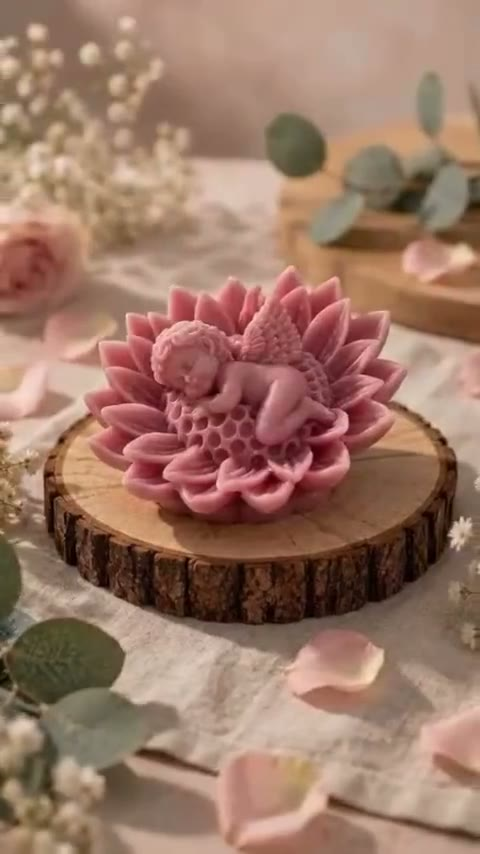
#> input picture media/videos/anjo-sobre-flor.jpg, 480 x 854 px
$ python -i imagens.py   (imports and definitions only)
#> lines starting #> are read from the running program, lines starting #| are printed output that depends on the picture
#!/usr/bin/env python3
"""Imagens do site: versões para a web, cartões de partilha, o logótipo e os ícones.

Lê:
  media/fotos/*.jpg            as fotografias (cada uma tem de estar em content/fotos.json, com o
                               texto alternativo e, se for preciso, o ponto de foco)
  media/videos/*.jpg           a capa de cada vídeo
  media/marca/logo.png         o logótipo inteiro (o cartão de partilha da página inicial)
  media/marca/logo-simbolo.png o símbolo (a chama na vela): os ícones da aba e do ecrã inicial
  media/marca/logo-horizontal.png  o símbolo ao lado do nome: o cabeçalho
  media/marca/logo-horizontal-branco.png  o mesmo em branco, para o rodapé (scripts/logo-grosso.py, que faz também o -cabecalho)
  media/icones/*.png           os ícones das categorias e das secções (as capas dos destaques)
  content/produtos/*.json      para saber a primeira fotografia de cada artigo (o cartão de partilha)

As peças do logótipo são as da cliente, só recortadas (nunca redesenhadas nem recoloridas).

Escreve em .cache/imagens/ (fica entre publicações; cada ficheiro leva no nome um resumo do
original, por isso só se refaz o que mudou) e um manifesto, .cache/imagens/manifesto.json, que o
scripts/build.mjs lê para escrever os <picture> e copia para _site/assets/img/.

    python3 scripts/imagens.py              # faz o que falta
    python3 scripts/imagens.py --verificar  # só confere que fotos.json e media/fotos batem certo
"""
import glob
import hashlib
import json
import os
import sys

from PIL import Image, ImageOps, features

RAIZ = os.path.abspath(os.path.join(os.path.dirname(__file__), '..'))
FOTOS = os.path.join(RAIZ, 'media', 'fotos')
VIDEOS = os.path.join(RAIZ, 'media', 'videos')
MARCA = os.path.join(RAIZ, 'media', 'marca')
ICONES = os.path.join(RAIZ, 'media', 'icones')
INDICE = os.path.join(RAIZ, 'content', 'fotos.json')
PRODUTOS = os.path.join(RAIZ, 'content', 'produtos')
CACHE = os.path.join(RAIZ, '.cache', 'imagens')

LARGURAS = [360, 540, 720, 960, 1280, 1600]
QUALIDADE_AVIF = 55
QUALIDADE_WEBP = 80
PARTILHA = (1200, 630)
CREME = (248, 240, 228)          # o creme do site (#F8F0E4): o fundo dos cartões de partilha
FORMATOS = ('avif', 'webp') if features.check('avif') else ('webp',)
VERSAO = f'v1-{LARGURAS}-{QUALIDADE_AVIF}-{QUALIDADE_WEBP}-{PARTILHA}'


def resumo(*caminhos, extra=''):
#> called with extra = 'cartao-logo'
    h = hashlib.sha256((VERSAO + extra).encode())
    for c in caminhos:
        with open(c, 'rb') as f:
            h.update(f.read())
    return h.hexdigest()[:10]


# [4 lines left out: function abrir, not called in this run]


def guardar(im, destino, formato):
    if os.path.exists(destino):
        return
    tmp = destino + '.tmp'
    if formato == 'avif':
        im.save(tmp, 'AVIF', quality=QUALIDADE_AVIF, speed=6)
    elif formato == 'webp':
        im.save(tmp, 'WEBP', quality=QUALIDADE_WEBP, method=6)
    elif formato == 'png':
        im.save(tmp, 'PNG', optimize=True)
    else:
        im.save(tmp, 'JPEG', quality=84, optimize=True, progressive=True)
    os.replace(tmp, destino)


# [27 lines left out: functions medidas, versoes, not called in this run]


# As duas versões que o PAINEL mostra (o painel só sabe o nome da fotografia, não o resumo das
# versões web): a miniatura das grelhas e a grande da janela de cada fotografia.
PAINEL = {'miniatura': 320, 'grande': 1024}


# [36 lines left out: functions para_o_painel, cartao_produto, not called in this run]


def cartao_logotipo(logo):
    """O cartão da página inicial e das páginas sem artigo: só o logótipo, ao centro, no creme."""
    h = resumo(logo, __file__, extra='cartao-logo')
    destino = os.path.join(CACHE, f'marca-{h}-partilha.jpg')
    if not os.path.exists(destino):
        marca = Image.open(logo).convert('RGBA')
        alto = min(480, marca.height)   # nunca aumentar o logótipo
#> alto = 480
        largo = round(marca.width * alto / marca.height)
#> largo = 270
        marca = marca.resize((largo, alto), Image.LANCZOS)
#> marca: PIL image 270x480 RGBA
        cartao = Image.new('RGBA', PARTILHA, CREME + (255,))
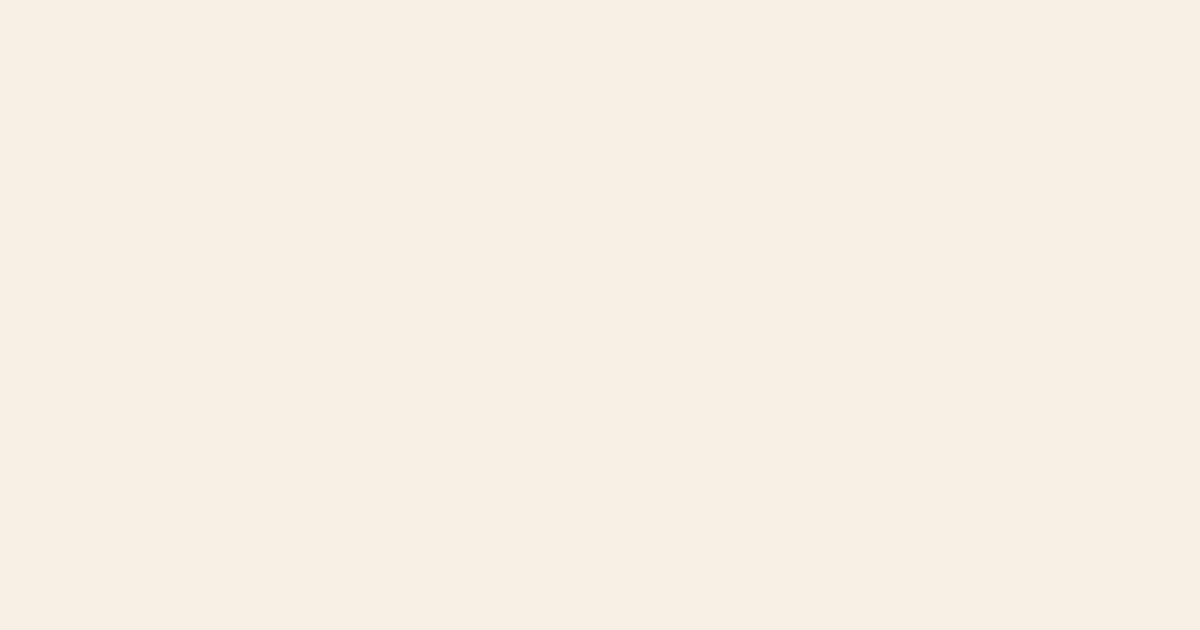
#> cartao: PIL image 1200x630 RGBA; mean R, G, B, A 248, 240, 228, 255
        cartao.alpha_composite(marca, ((PARTILHA[0] - largo) // 2, (PARTILHA[1] - alto) // 2))
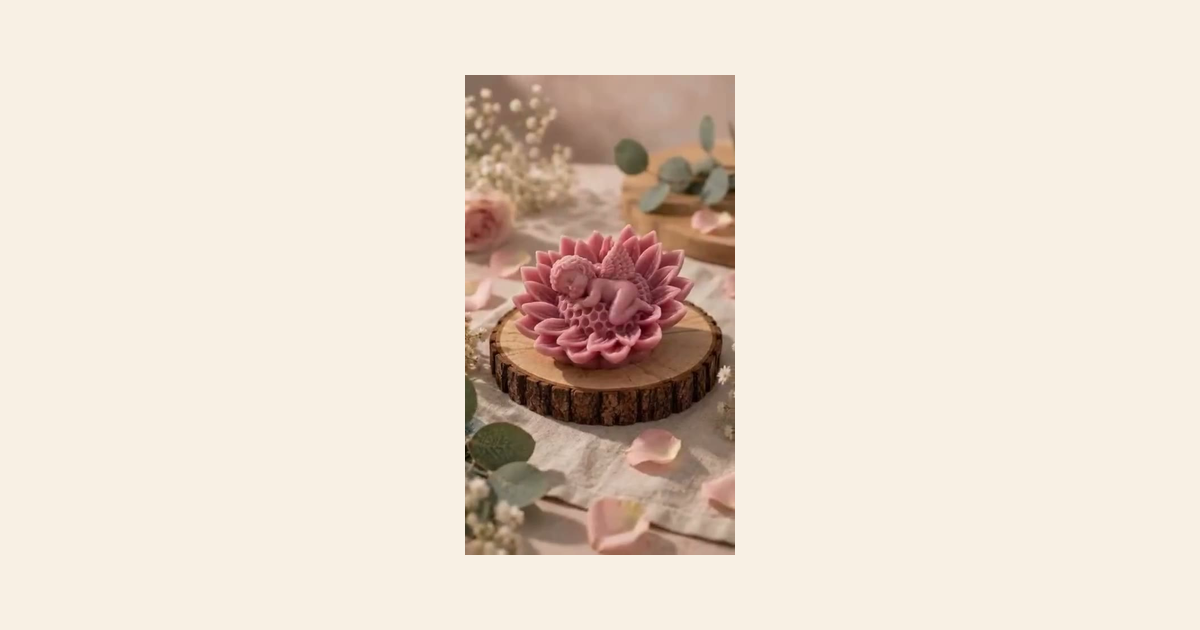
#> cartao: PIL image 1200x630 RGBA; mean R, G, B, A 232.2, 219.3, 206.4, 255
        guardar(cartao.convert('RGB'), destino, 'jpg')
    return os.path.basename(destino)


PECAS_DA_MARCA = {
    # media/marca/<nome>.png: as alturas em px que o site pede (1x, 2x, 3x)
    'logo-horizontal': (40, 50, 80, 100, 150),   # o cabeçalho (40 e 50 px)
    'logo-horizontal-cabecalho': (40, 50, 80, 100, 150),   # o cabeçalho, com o traço mais grosso (scripts/logo-grosso.py)
    'logo-horizontal-branco': (64, 72, 128, 144, 216),     # o rodapé terracota (scripts/logo-grosso.py)
}


# [160 lines left out: functions pecas_da_marca, logotipo, icones, verificar, anotar, principal, not called in this run]


# [2 lines not run here, left out]

>>> result = cartao_logotipo('../media/videos/anjo-sobre-flor.jpg')

$ run again, on media/videos/bastidores-atelier.jpg
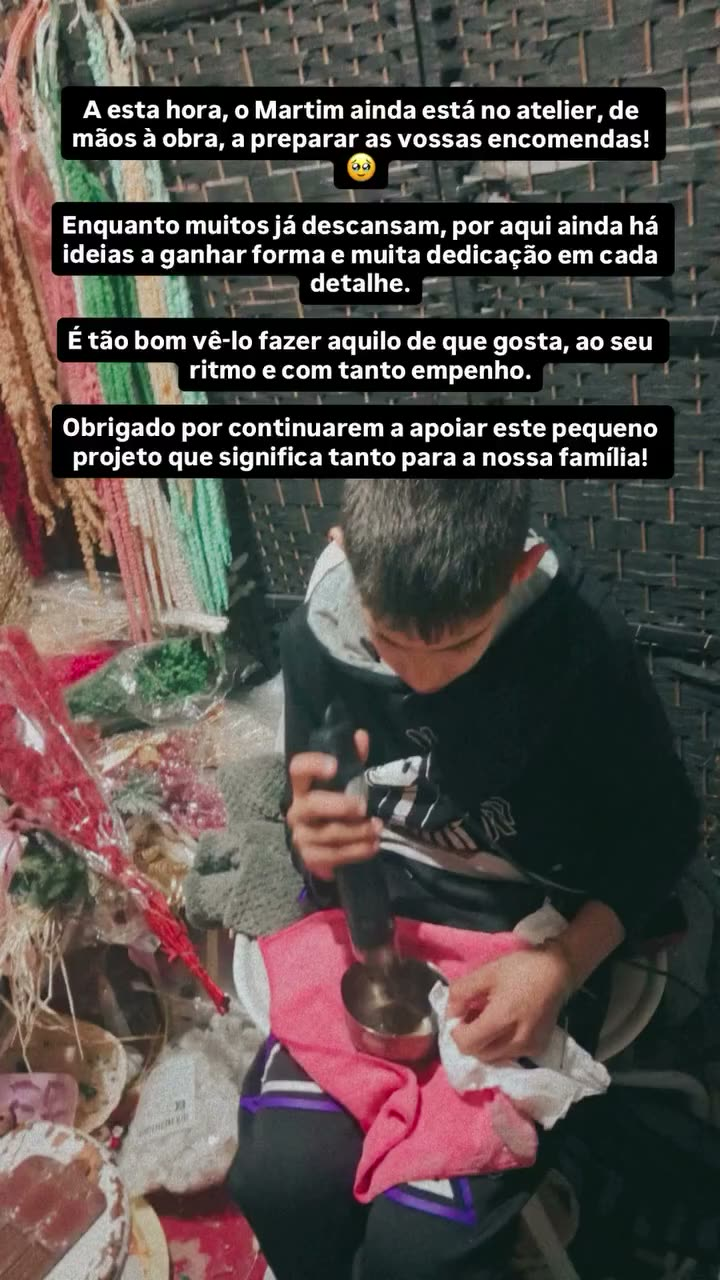
#> input picture media/videos/bastidores-atelier.jpg, 720 x 1280 px
#> in cartao_logotipo, `marca = marca.resize((largo, alto), Image.LANCZOS)`:
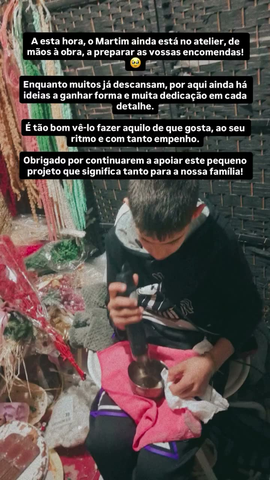
#> marca: PIL image 270x480 RGBA; mean R, G, B, A 84.9, 75.8, 72.4, 255
#> in cartao_logotipo, `cartao.alpha_composite(marca, ((PARTILHA[0] - largo) // 2, (PARTILHA[1..`:
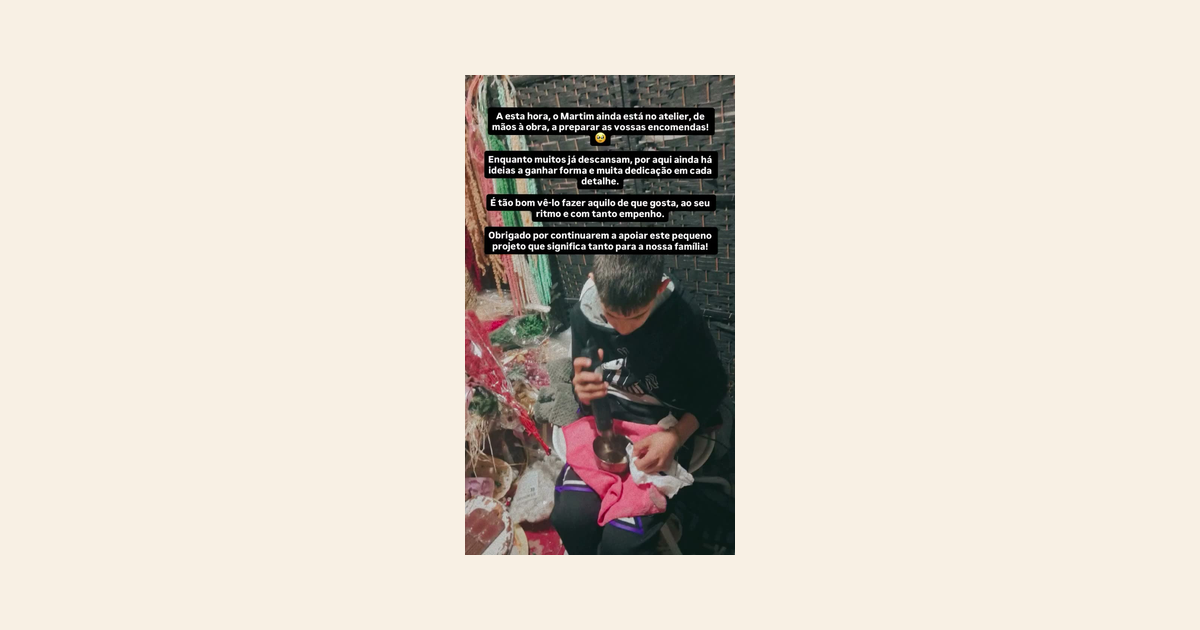
#> cartao: PIL image 1200x630 RGBA; mean R, G, B, A 220, 211.8, 201.3, 255

$ run again, on media/videos/bastidores-caixas.jpg
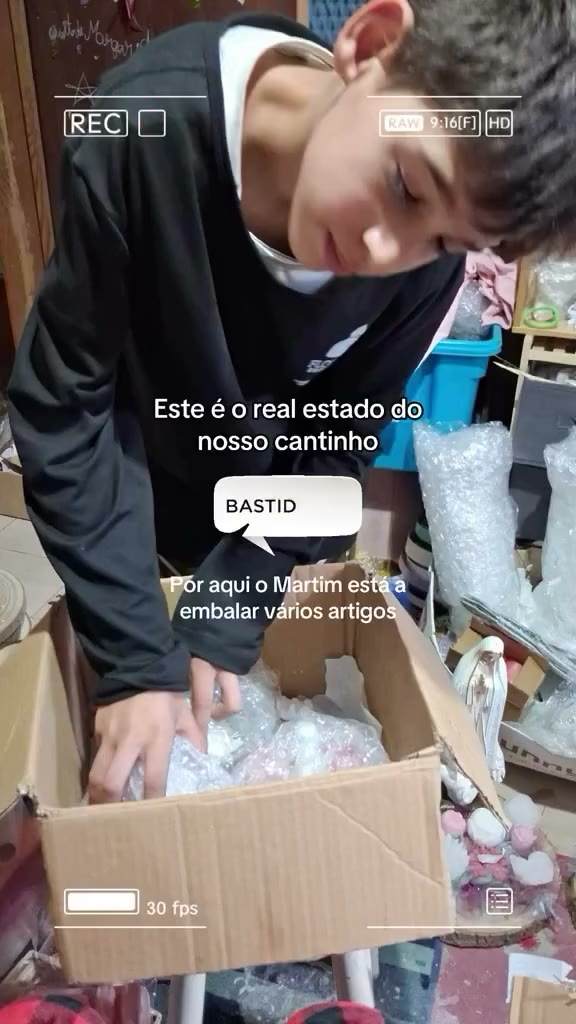
#> input picture media/videos/bastidores-caixas.jpg, 576 x 1024 px
#> in cartao_logotipo, `marca = marca.resize((largo, alto), Image.LANCZOS)`:
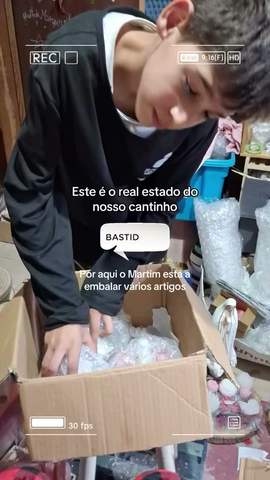
#> marca: PIL image 270x480 RGBA; mean R, G, B, A 115, 107.2, 105.8, 255
#> in cartao_logotipo, `cartao.alpha_composite(marca, ((PARTILHA[0] - largo) // 2, (PARTILHA[1..`:
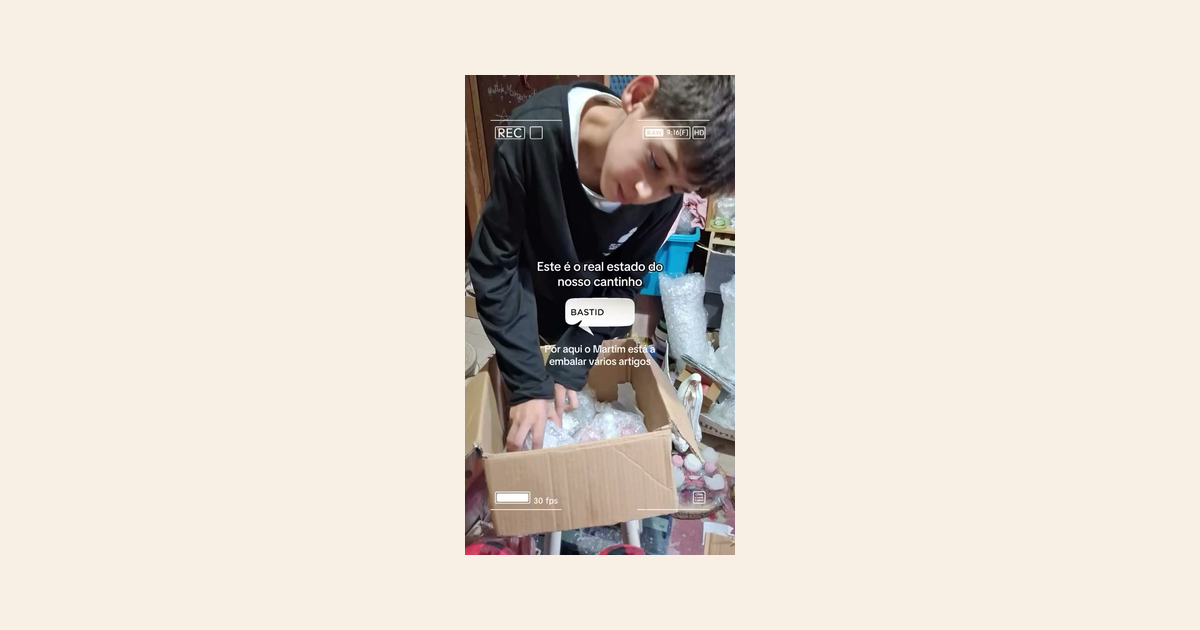
#> cartao: PIL image 1200x630 RGBA; mean R, G, B, A 225.2, 217.2, 207, 255
